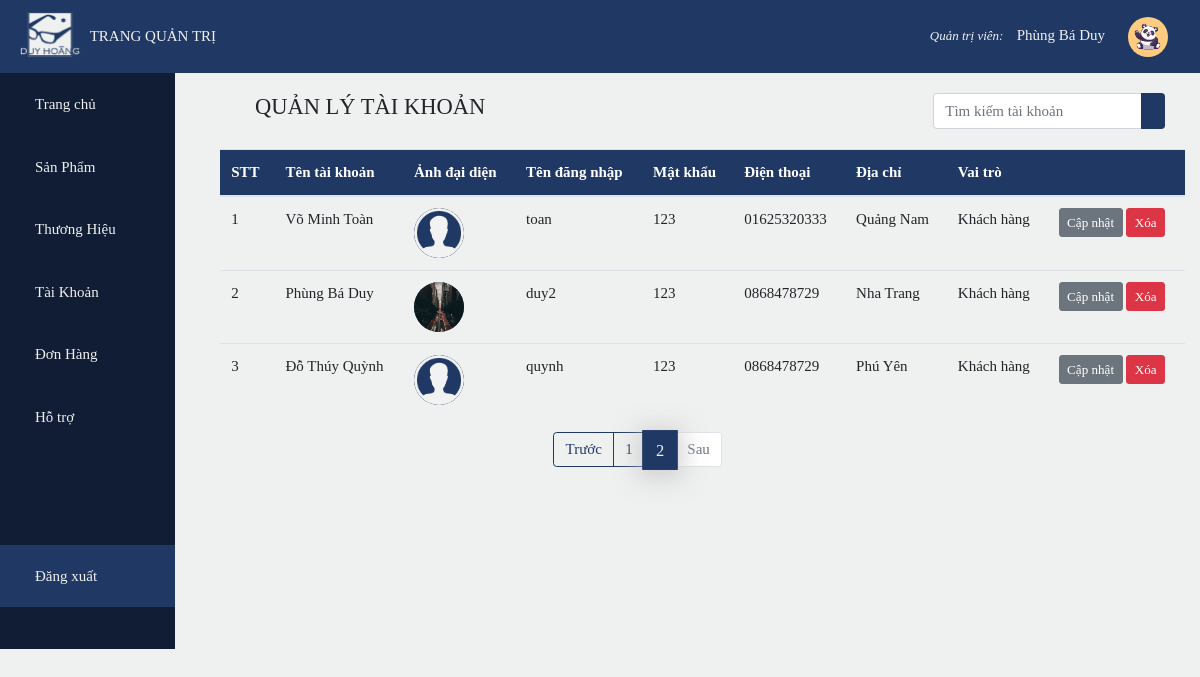
The app's page /admin/index.php?page=a&pg=2 (signed in), older data.
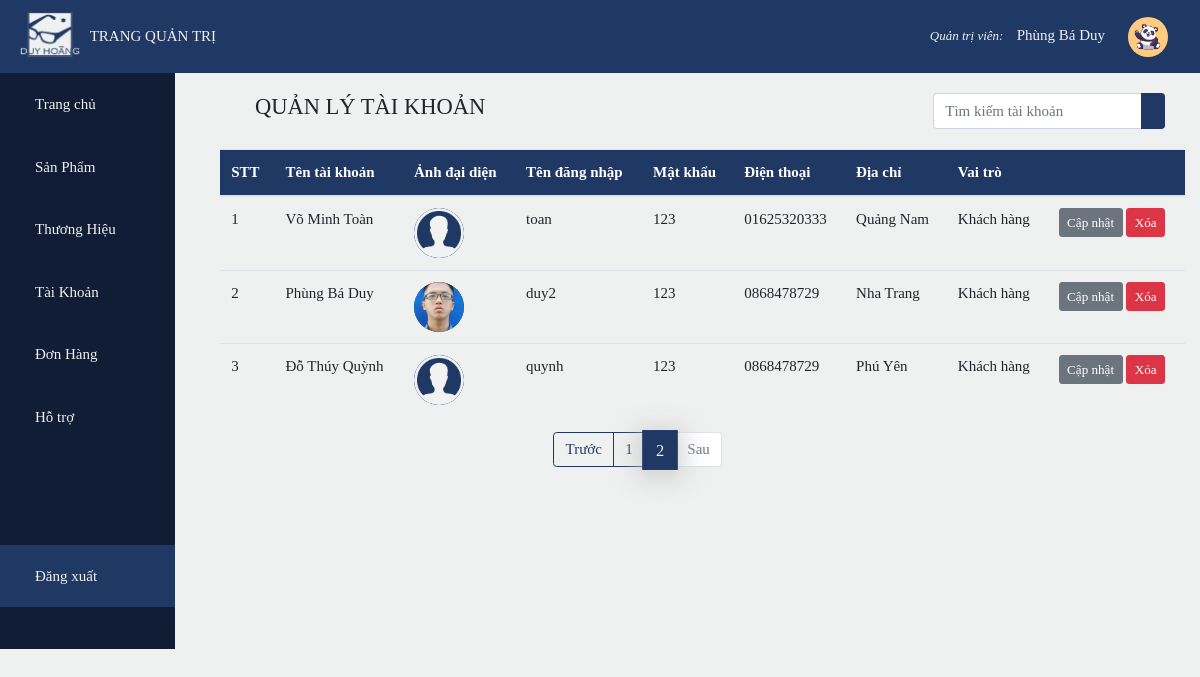
The same page, newer data.
### tables this page shows
CREATE TABLE `account` (
  `id` int(11) NOT NULL,
  `name` varchar(50) DEFAULT NULL,
  `username` varchar(50) DEFAULT NULL,
  `password` varchar(50) DEFAULT NULL,
  `admin` bit(1) DEFAULT NULL,
  `phone` varchar(20) DEFAULT NULL,
  `address` varchar(255) DEFAULT NULL,
  `image` varchar(50) DEFAULT 'avatar.png'
);

### admin/account/account.php (the view, shortened to what the changed rows need)
<?php
    require_once('../db_config/db_connect.php');
    $product_perPage = 5;
    if(isset($_GET['pg']))
        $current_Page = $_GET['pg'];
    $index = ($current_Page - 1)*$product_perPage;
    $sql = 'Select * from account limit '.$index.', '.$product_perPage.'';
    $result = mysqli_query($conn,$sql);
?>
<div class="container detail">
    <table class="table">
        <thead class="bg-color text-white">
            <tr>
                <th>STT</th>
                <th>Tên tài khoản</th>
                <th>Ảnh đại diện</th>
                <th>Tên đăng nhập</th>
                <th>Mật khẩu</th>
                <th>Điện thoại</th>
                <th>Địa chỉ</th>
                <th>Vai trò</th>
                <th colspan="2"></th>
            </tr>
        </thead>
        <tbody>
            <?php
                $i = 1;
                while($row = mysqli_fetch_array($result))
                {
                    echo '
                    <tr>
                        <td>'.$i++.'</td>
                        <td>'.$row['name'].'</td>
                        <td><img class="avt_user" src="../img/'.$row['image'].'"/></td>
                        <td>'.$row['username'].'</td>
                        <td>'.$row['password'].'</td>
                        <td>'.$row['phone'].'</td>
                        <td>'.$row['address'].'</td>';
                        if($row['admin']==1)
                            echo'<td>Quản trị</td>';
                        else echo '<td>Khách hàng</td>';
                        echo '
                        <td>
                            <a class="btn btn-sm btn-secondary" href="index.php?page=au&id='.$row['id'].'">Cập nhật</a>';
                            if($row['admin']!=1)
                            echo '<a class="btn btn-sm btn-danger ml-1" href="account/delete.php?id='.$row['id'].'">Xóa</a>
                        </td>
                    </tr>';
                }
            ?>
        </tbody>
    </table>
</div>

Row changes from the older to the newer data that the page shows:
changed account "Phùng Bá Duy": image: a different picture
